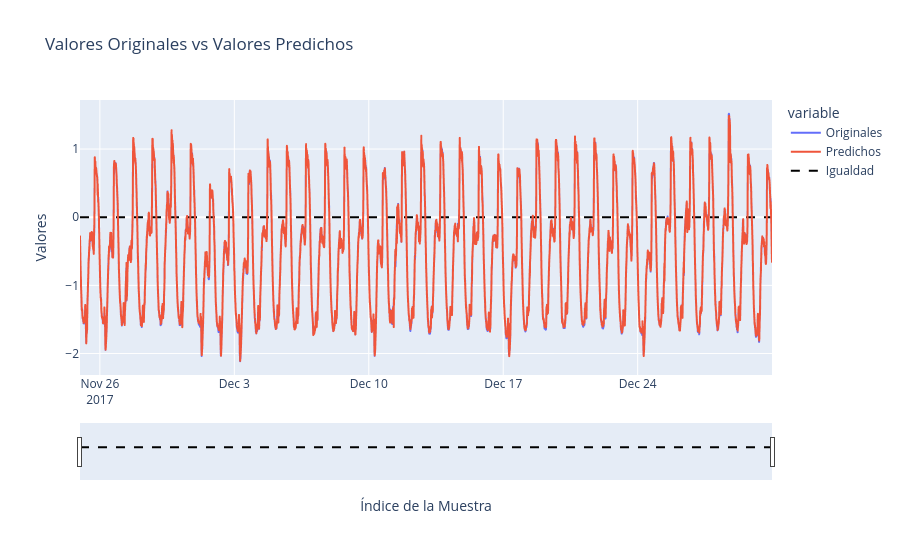

Source (notebook cell):
### Code cell
# Crea un DataFrame con los datos originales y los predichos
df = pd.DataFrame({'Originales': valY.flatten(), 'Predichos': prediccionGRU.flatten()})
df.index = val_date

fecha_inicio = df.index[0]
fecha_fin = df.index[-1]


fig = px.line(df, title='Valores Originales vs Valores Predichos')
fig.update_xaxes(rangeslider_visible=True, title='Índice de la Muestra', range=[fecha_inicio, fecha_fin])
fig.update_yaxes(title='Valores')


fig.add_trace(go.Scatter(x=df.index, y=[0] * len(df), mode='lines', name='Igualdad', line=dict(color='black', dash='dash')))
dfGRU= df
fig.show()

### Figure 1 — Plotly figure (JSON) as saved in the notebook; plotly's stock layout.template omitted (floating-point values rounded to 4 significant figures; data arrays with more than 128 entries replaced by an {"elided": "..."} marker saying what was removed)
{"data": [{"hovertemplate": "variable=Originales<br>index=%{x}<br>value=%{y}<extra></extra>", "legendgroup": "Originales", "line": {"color": "#636efa", "dash": "solid"}, "marker": {"symbol": "circle"}, "mode": "lines", "name": "Originales", "showlegend": true, "type": "scattergl", "x": {"elided": "5189 str values"}, "xaxis": "x", "y": {"elided": "5189 float values"}, "yaxis": "y"}, {"hovertemplate": "variable=Predichos<br>index=%{x}<br>value=%{y}<extra></extra>", "legendgroup": "Predichos", "line": {"color": "#EF553B", "dash": "solid"}, "marker": {"symbol": "circle"}, "mode": "lines", "name": "Predichos", "showlegend": true, "type": "scattergl", "x": {"elided": "5189 str values"}, "xaxis": "x", "y": {"elided": "5189 float values"}, "yaxis": "y"}, {"line": {"color": "black", "dash": "dash"}, "mode": "lines", "name": "Igualdad", "type": "scatter", "x": {"elided": "5189 str values"}, "y": {"elided": "5189 int values"}}], "layout": {"legend": {"title": {"text": "variable"}, "tracegroupgap": 0}, "title": {"text": "Valores Originales vs Valores Predichos"}, "xaxis": {"anchor": "y", "domain": [0, 1], "range": ["2017-11-24T23:10:00", "2017-12-30T23:50:00"], "rangeslider": {"visible": true}, "title": {"text": "Índice de la Muestra"}}, "yaxis": {"anchor": "x", "domain": [0, 1], "title": {"text": "Valores"}}}}
